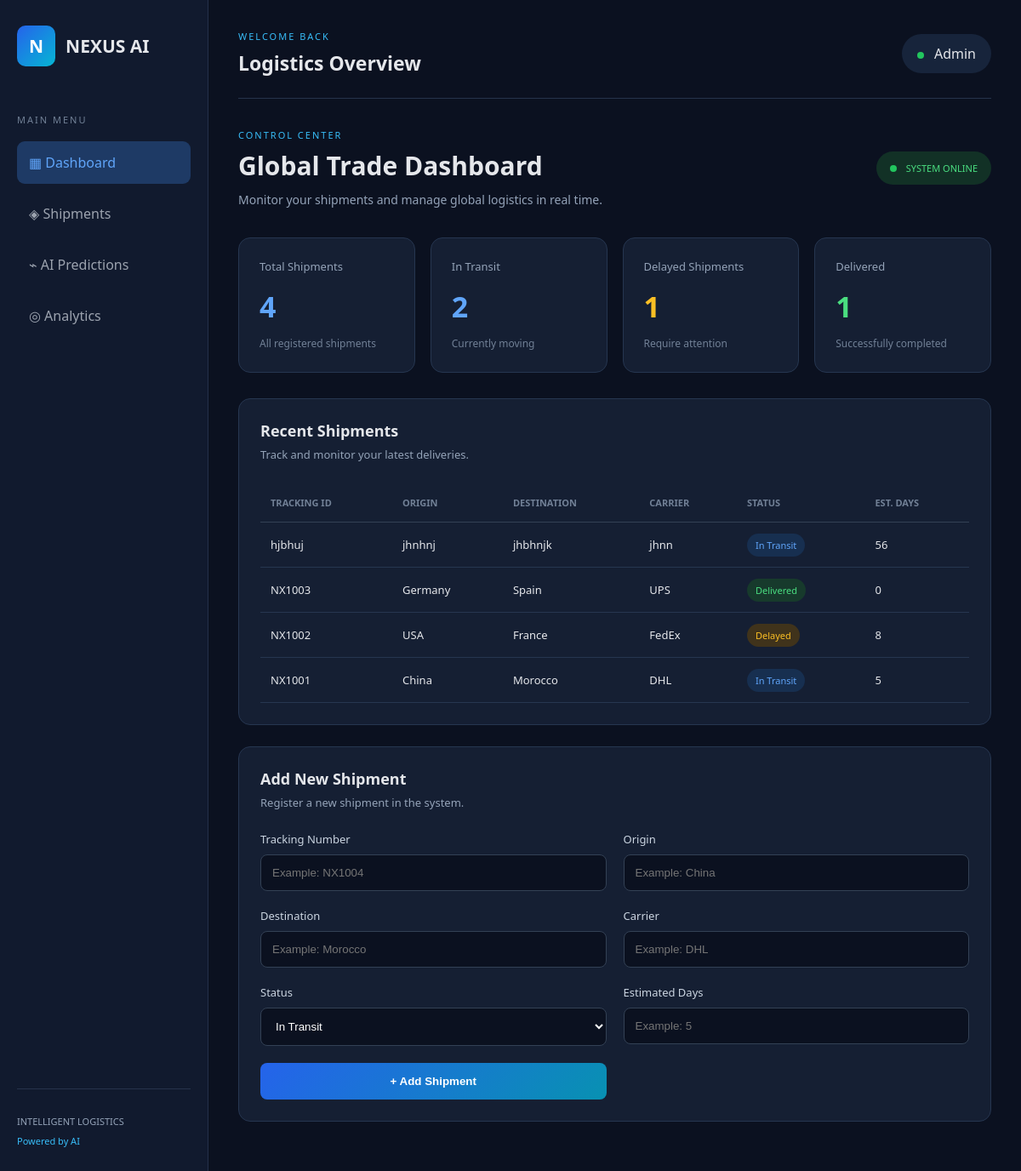
The page / on the database its author committed.
### tables this page shows
CREATE TABLE shipments (
            id INTEGER PRIMARY KEY AUTOINCREMENT,
            tracking_number TEXT UNIQUE,
            origin TEXT,
            destination TEXT,
            carrier TEXT,
            status TEXT,
            estimated_days INTEGER,
            created_at TIMESTAMP DEFAULT CURRENT_TIMESTAMP
        );

### app.py (the view)
@app.route("/")
def dashboard():
    shipments = get_shipments()
    connection = sqlite3.connect("nexus.db")
    cursor = connection.cursor()
    cursor.execute("SELECT COUNT(*) FROM shipments")
    total = cursor.fetchone()[0]
    cursor.execute("SELECT COUNT(*) FROM shipments WHERE status = 'In Transit'")
    in_transit = cursor.fetchone()[0]
    cursor.execute("SELECT COUNT(*) FROM shipments WHERE status = 'Delayed'")
    delayed = cursor.fetchone()[0]
    cursor.execute("SELECT COUNT(*) FROM shipments WHERE status = 'Delivered'")
    delivered = cursor.fetchone()[0]
    connection.close()
    return render_template(
        "dashboard.html",
        shipments=shipments,
        total=total,
        in_transit=in_transit,
        delayed=delayed,
        delivered=delivered
    )

### database.py (called while the page is built)
def get_shipments():
    connection = sqlite3.connect("nexus.db")
    connection.row_factory = sqlite3.Row
    cursor = connection.cursor()
    cursor.execute("SELECT * FROM shipments ORDER BY id DESC")
    shipments = cursor.fetchall()
    connection.close()
    return shipments

### templates/dashboard.html (shortened to what this page needs)
{% extends "base.html" %}
{% block content %}
<section class="welcome-section">
    <div>
        <p class="section-label">CONTROL CENTER</p>
        <h1>Global Trade Dashboard</h1>
        <p class="subtitle">
            Monitor your shipments and manage global logistics in real time.
        </p>
    </div>
    <div class="live-indicator">
        <span class="status-dot"></span>
        SYSTEM ONLINE
    </div>
</section>
<section class="stats-grid">
    <div class="stat-card">
        <p>Total Shipments</p>
        <h2>{{ total }}</h2>
        <span>All registered shipments</span>
    </div>
    <div class="stat-card">
        <p>In Transit</p>
        <h2>{{ in_transit }}</h2>
        <span>Currently moving</span>
    </div>
    <div class="stat-card warning-card">
        <p>Delayed Shipments</p>
        <h2>{{ delayed }}</h2>
        <span>Require attention</span>
    </div>
    <div class="stat-card success-card">
        <p>Delivered</p>
        <h2>{{ delivered }}</h2>
        <span>Successfully completed</span>
    </div>
</section>
<section class="panel">
    <div class="panel-header">
        <div>
            <h2>Recent Shipments</h2>
            <p>Track and monitor your latest deliveries.</p>
        </div>
    </div>
    <div class="table-container">
        <table>
            <thead>
                <tr>
                    <th>TRACKING ID</th>
                    <th>ORIGIN</th>
                    <th>DESTINATION</th>
                    <th>CARRIER</th>
                    <th>STATUS</th>
                    <th>EST. DAYS</th>
                </tr>
            </thead>
            <tbody>
                {% for shipment in shipments %}
                <tr>
                    <td>{{ shipment.tracking_number }}</td>
                    <td>{{ shipment.origin }}</td>
                    <td>{{ shipment.destination }}</td>
                    <td>{{ shipment.carrier }}</td>
                    <td>
                        <span class="status-badge
                        {{ shipment.status|lower|replace(' ', '-') }}">
                            {{ shipment.status }}
                        </span>
                    </td>
                    <td>{{ shipment.estimated_days }}</td>
                </tr>
                {% else %}
                <tr>
                    <td colspan="6">No shipments available.</td>
                </tr>
                {% endfor %}
            </tbody>
        </table>
    </div>
</section>
<section class="panel">
    <div class="panel-header">
        <div>
            <h2>Add New Shipment</h2>
            <p>Register a new shipment in the system.</p>
        </div>
    </div>
    <form action="/add-shipment" method="POST" class="shipment-form">
        <div class="form-group">
            <label>Tracking Number</label>
            <input type="text" name="tracking_number"
                   placeholder="Example: NX1004" required>
        </div>
        <div class="form-group">
            <label>Origin</label>
            <input type="text" name="origin"
                   placeholder="Example: China" required>
        </div>
        <div class="form-group">
            <label>Destination</label>
            <input type="text" name="destination"
                   placeholder="Example: Morocco" required>
        </div>
        <div class="form-group">
            <label>Carrier</label>
            <input type="text" name="carrier"
                   placeholder="Example: DHL" required>
        </div>
        <div class="form-group">
            <label>Status</label>
            <select name="status" required>
                <option value="In Transit">In Transit</option>
            </select>
        </div>
        <div class="form-group">
            <label>Estimated Days</label>
            <input type="number" name="estimated_days"
                   min="0" placeholder="Example: 5" required>
        </div>
        <button type="submit" class="add-button">
            + Add Shipment
        </button>
    </form>
</section>
{% endblock %}

### templates/base.html (shortened to what this page needs)
<!DOCTYPE html>
<html lang="en">
<head>
    <link rel="stylesheet"
          href="{{ url_for('static', filename='style.css') }}">
</head>
<body>
    <div class="app-container">
        <aside class="sidebar">
            <div class="logo">
                <span class="logo-icon">N</span>
                <span>NEXUS AI</span>
            </div>
            <p class="menu-title">MAIN MENU</p>
            <nav>
                <a href="/" class="nav-link active">▦ Dashboard</a>
                <a href="/" class="nav-link">◈ Shipments</a>
                <a href="/" class="nav-link">⌁ AI Predictions</a>
                <a href="/" class="nav-link">◎ Analytics</a>
            </nav>
            <div class="sidebar-bottom">
                <p>INTELLIGENT LOGISTICS</p>
                <span>Powered by AI</span>
            </div>
        </aside>
        <main class="main-content">
            <header class="topbar">
                <div>
                    <p class="welcome-label">WELCOME BACK</p>
                    <h2>Logistics Overview</h2>
                </div>
                <div class="user-profile">
                    <span class="status-dot"></span>
                    <span>Admin</span>
                </div>
            </header>
            {% block content %}{% endblock %}
        </main>
    </div>
</body>
</html>

### static/style.css (style rules this page uses)
* { margin: 0; padding: 0; box-sizing: border-box; }
body { font-family: 'Segoe UI', Arial, sans-serif; background: #0b1120; color: #e5e7eb; }
.app-container { display: flex; min-height: 100vh; }
.sidebar { width: 245px; background: #111a2e; padding: 30px 20px; display: flex; flex-direction: column; border-right: 1px solid #24304a; }
.logo { display: flex; align-items: center; gap: 12px; font-size: 21px; font-weight: bold; margin-bottom: 55px; }
.logo-icon { background: linear-gradient(135deg, #2563eb, #06b6d4); padding: 10px 14px; border-radius: 10px; color: white; }
.menu-title { color: #718096; font-size: 11px; letter-spacing: 2px; margin-bottom: 18px; }
.nav-link { display: block; padding: 14px; margin-bottom: 10px; text-decoration: none; color: #9ca3af; border-radius: 9px; transition: 0.3s; }
.nav-link:hover, .nav-link.active { background: #1e3a65; color: #60a5fa; }
.sidebar-bottom { margin-top: auto; padding-top: 30px; border-top: 1px solid #26334b; font-size: 11px; color: #94a3b8; }
.sidebar-bottom span { display: block; color: #38bdf8; margin-top: 8px; }
.main-content { flex: 1; padding: 35px; min-width: 0; }
.topbar { display: flex; justify-content: space-between; align-items: center; padding-bottom: 25px; border-bottom: 1px solid #26334b; }
.welcome-label, .section-label { color: #38bdf8; font-size: 11px; letter-spacing: 2px; margin-bottom: 8px; }
.topbar h2 { font-size: 23px; }
.user-profile { background: #17243b; padding: 12px 18px; border-radius: 30px; }
.status-dot { display: inline-block; width: 8px; height: 8px; background: #22c55e; border-radius: 50%; margin-right: 8px; }
.welcome-section { display: flex; justify-content: space-between; align-items: center; gap: 20px; margin: 35px 0; }
.welcome-section h1 { font-size: 30px; margin-bottom: 10px; }
.subtitle { color: #94a3b8; font-size: 14px; }
.live-indicator { color: #4ade80; font-size: 11px; background: #123126; padding: 12px 16px; border-radius: 20px; white-space: nowrap; }
.stats-grid { display: grid; grid-template-columns: repeat(4, 1fr); gap: 18px; margin-bottom: 30px; }
.stat-card { background: #151f33; border: 1px solid #263650; padding: 24px; border-radius: 14px; transition: 0.3s; }
.stat-card p { color: #94a3b8; font-size: 13px; }
.stat-card h2 { font-size: 34px; margin: 15px 0 8px; color: #60a5fa; }
.stat-card span { color: #718096; font-size: 12px; }
.warning-card h2 { color: #fbbf24; }
.success-card h2 { color: #4ade80; }
.panel { background: #151f33; border: 1px solid #263650; padding: 25px; border-radius: 14px; margin-bottom: 25px; }
.panel-header { display: flex; justify-content: space-between; margin-bottom: 25px; }
.panel-header h2 { font-size: 18px; margin-bottom: 7px; }
.panel-header p { color: #94a3b8; font-size: 13px; }
.table-container { overflow-x: auto; }
table { width: 100%; border-collapse: collapse; min-width: 650px; }
th { color: #718096; font-size: 11px; text-align: left; padding: 15px 12px; border-bottom: 1px solid #334155; }
td { padding: 17px 12px; font-size: 13px; border-bottom: 1px solid #263650; }
.status-badge { padding: 6px 10px; border-radius: 20px; font-size: 11px; background: #263650; }
.in-transit { color: #60a5fa; background: #172f50; }
.delayed { color: #fbbf24; background: #40331b; }
.delivered { color: #4ade80; background: #173a2c; }
.shipment-form { display: grid; grid-template-columns: repeat(2, 1fr); gap: 20px; }
.form-group { display: flex; flex-direction: column; gap: 9px; }
.form-group label { color: #cbd5e1; font-size: 13px; }
.form-group input, .form-group select { background: #0b1120; border: 1px solid #334155; padding: 13px; border-radius: 8px; color: white; outline: none; width: 100%; }
.add-button { background: linear-gradient(135deg, #2563eb, #0891b2); border: none; color: white; padding: 14px; border-radius: 8px; cursor: pointer; font-weight: bold; transition: 0.3s; }

### rows shown on the page
shipments: tracking_number "hjbhuj", origin "jhnhnj", destination "jhbhnjk", carrier "jhnn", status "In Transit", estimated_days "56"
shipments: tracking_number "NX1003", origin "Germany", destination "Spain", carrier "UPS", status "Delivered", estimated_days "0"
shipments: tracking_number "NX1002", origin "USA", destination "France", carrier "FedEx", status "Delayed", estimated_days "8"
shipments: tracking_number "NX1001", origin "China", destination "Morocco", carrier "DHL", status "In Transit", estimated_days "5"

### other values the page prints
{{ total }} "4"
{{ in_transit }} "2"
{{ delayed }} "1"
{{ delivered }} "1"
